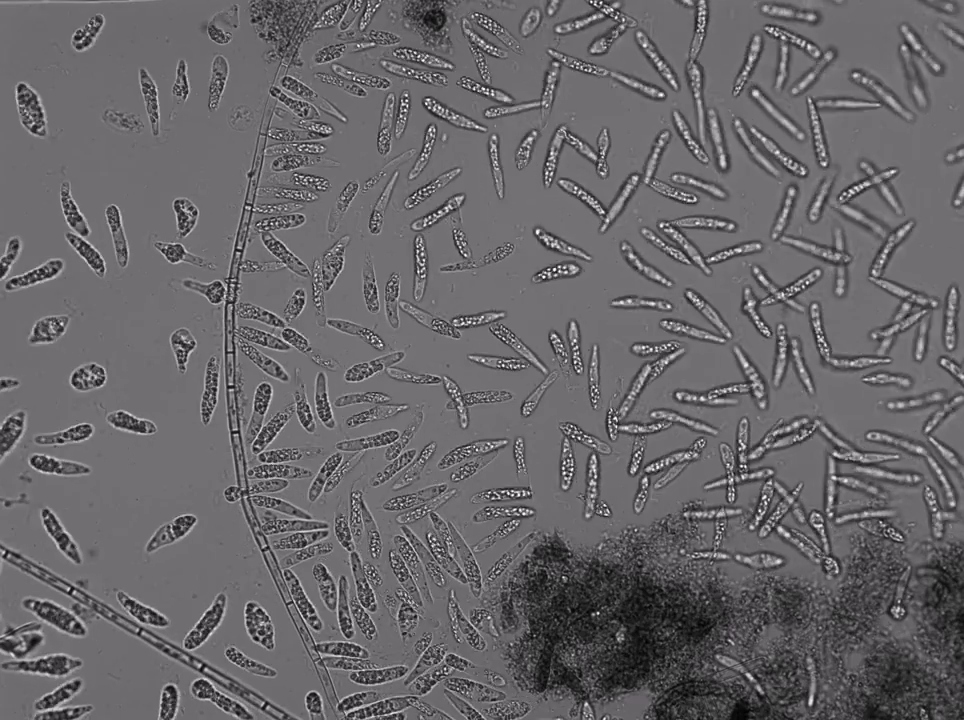
#> input picture pond-water/frames_0.png, 964 x 720 px
$ python r2pca_multi.py
#> lines starting #> are read from the running program, lines starting #| are printed output that depends on the picture; long printed decimals are rounded
import os
import time

import cv2
import numpy as np
import scipy.linalg as la


def load_data(addr, skip_frames=0, scale=1):
    # check number of frames
#> called with addr = './pond-water/', skip_frames = 10, scale = 10
    num_frames = len(os.listdir(addr))

    # check each frame size
    frame_shape = cv2.imread(addr + "frames_0.png", cv2.IMREAD_GRAYSCALE).shape
#> frame_shape = (720, 964)
    # take top right corner
    frame_shape = (frame_shape[0] // 2, frame_shape[1] // 2)
#> frame_shape = (360, 482)

    # create data matrix
    data = np.zeros(
        (
            (frame_shape[0] // scale) * (frame_shape[1] // scale),
            num_frames // (skip_frames + 1) + 1,
        )
    )
#> data = 1728 values from 0 to 0

    # load data
    for i in range(0, num_frames, skip_frames + 1):
        frame = cv2.imread(addr + "frames_{}.png".format(i), cv2.IMREAD_GRAYSCALE)
#> frame: shape (720, 964); min 0, max 255, mean 103.6
        # take top right corner
        frame = frame[: frame_shape[0], frame_shape[1] :]
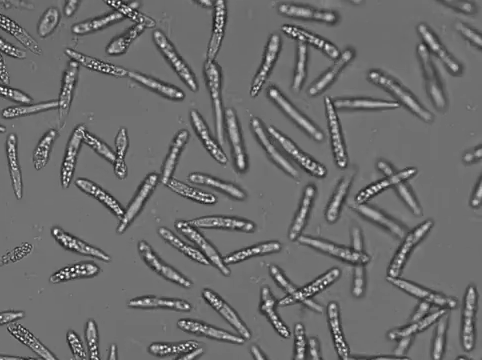
#> frame: shape (360, 482); min 19, max 255, mean 109.1
        # interpolate
        frame = cv2.resize(frame, (frame_shape[1] // scale, frame_shape[0] // scale))
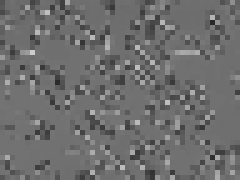
#> frame: shape (36, 48) (shown 5 times larger); min 40, max 203, mean 109.4
        data[:, i // (skip_frames + 1)] = frame.reshape(-1)

    # size of data in MB
    print(f"Data size: {data.nbytes / 1024 / 1024} MB")
#| Data size: 0.01318 MB
    return data, frame_shape

# [49 lines left out: functions compute_U, compute_theta, not called in this run]


if __name__ == "__main__":

    # load data
    addr = "./pond-water/"
    scale = 10
    skip_frames = 10
    data, frame_shape = load_data(addr, skip_frames=skip_frames, scale=scale)
#> data = 1728 values, max 203 at index 486, min 40 at index 234, mean 109.4; frame_shape = (360, 482)
    print(f"data shape: {data.shape}")
#| data shape: (1728, 1)
    print(f"rank of data: {np.linalg.matrix_rank(data)}")
#| rank of data: 1

    rank = 5
#> (the run stopped early here; a loop or call above may not have finished)

$ run again, with pond-water/frames_105.png copied over pond-water/frames_0.png
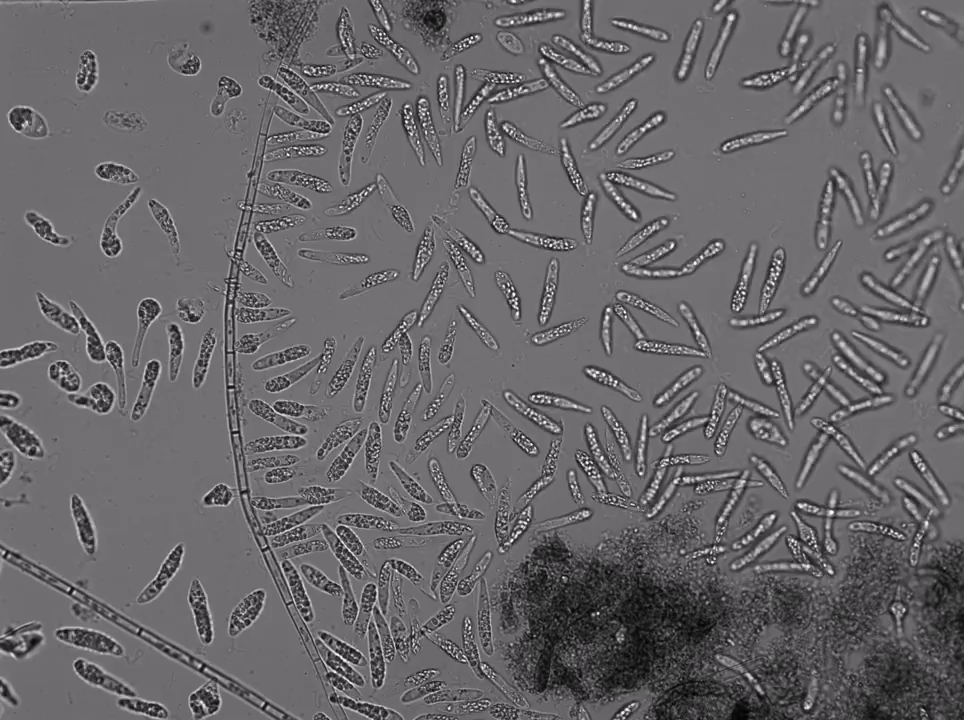
#> input picture pond-water/frames_105.png, 964 x 720 px
#> in load_data, `frame_shape = cv2.imread(addr + "frames_0.png", cv2.IMREAD_GRAYSCALE)...`: frame_shape = (720, 964)
#> in load_data, `frame_shape = (frame_shape[0] // 2, frame_shape[1] // 2)`: frame_shape = (360, 482)
#> in load_data, `frame = frame[: frame_shape[0], frame_shape[1] :]`:
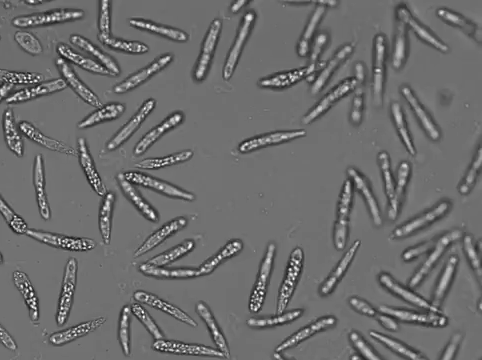
#> frame: shape (360, 482); min 14, max 255, mean 109.3
#> in load_data, `frame = cv2.resize(frame, (frame_shape[1] // scale, frame_shape[0] // ..`:
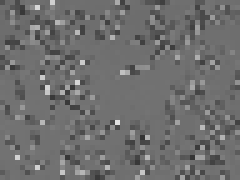
#> frame: shape (36, 48) (shown 5 times larger); min 52, max 225, mean 109.8
#| Data size: 0.01318 MB
#> `data, frame_shape = load_data(addr, skip_frames=skip_frames, scale=sca..`: data = 1728 values, max 225 at index 1175, min 52 at index 1324, mean 109.8; frame_shape = (360, 482)
#| data shape: (1728, 1)
#| rank of data: 1

$ run again, with pond-water/frames_106.png copied over pond-water/frames_0.png
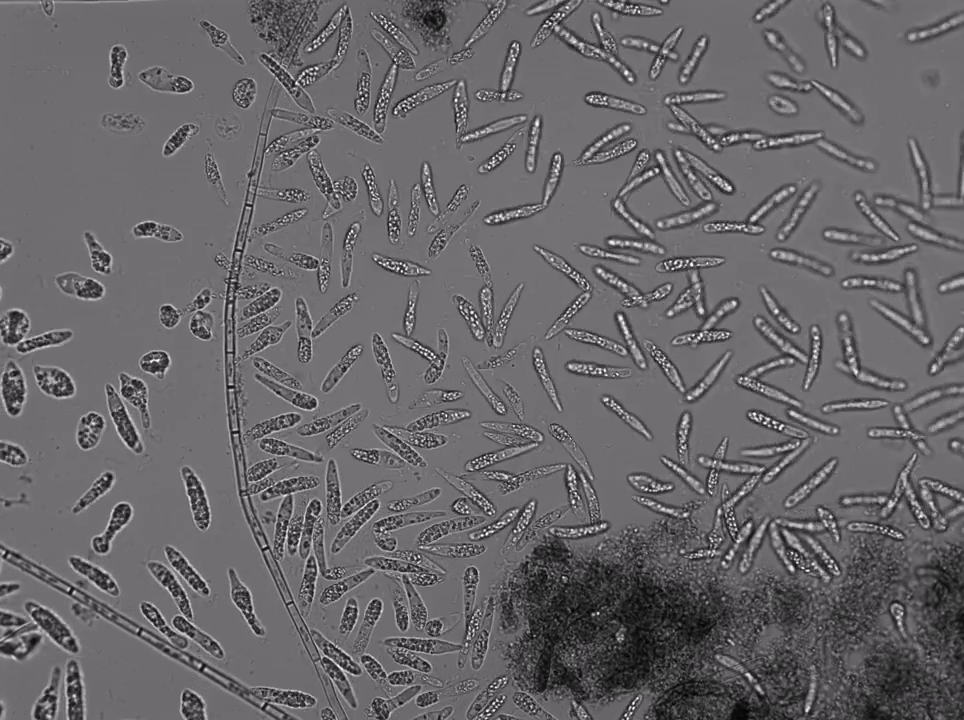
#> input picture pond-water/frames_106.png, 964 x 720 px
#> in load_data, `frame_shape = cv2.imread(addr + "frames_0.png", cv2.IMREAD_GRAYSCALE)...`: frame_shape = (720, 964)
#> in load_data, `frame_shape = (frame_shape[0] // 2, frame_shape[1] // 2)`: frame_shape = (360, 482)
#> in load_data, `frame = frame[: frame_shape[0], frame_shape[1] :]`:
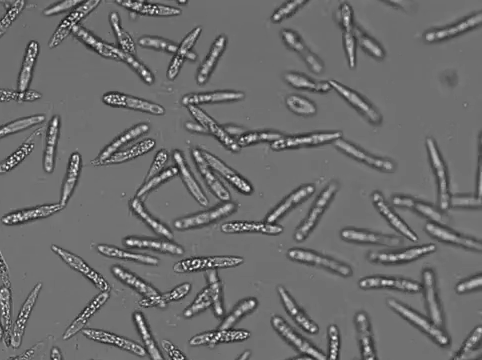
#> frame: shape (360, 482); min 15, max 255, mean 109.2
#> in load_data, `frame = cv2.resize(frame, (frame_shape[1] // scale, frame_shape[0] // ..`:
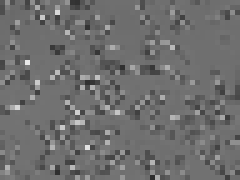
#> frame: shape (36, 48) (shown 5 times larger); min 46, max 233, mean 109.9
#| Data size: 0.01318 MB
#> `data, frame_shape = load_data(addr, skip_frames=skip_frames, scale=sca..`: data = 1728 values, max 233 at index 581, min 46 at index 1710, mean 109.9; frame_shape = (360, 482)
#| data shape: (1728, 1)
#| rank of data: 1

$ run again, with pond-water/frames_11.png copied over pond-water/frames_0.png
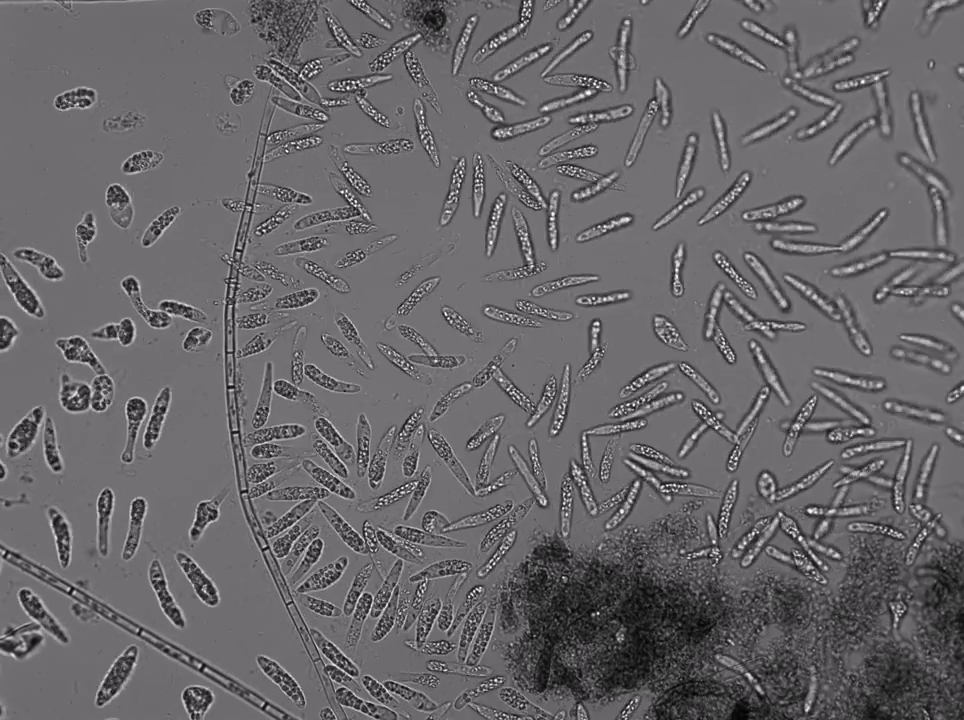
#> input picture pond-water/frames_11.png, 964 x 720 px
#> in load_data, `frame_shape = cv2.imread(addr + "frames_0.png", cv2.IMREAD_GRAYSCALE)...`: frame_shape = (720, 964)
#> in load_data, `frame_shape = (frame_shape[0] // 2, frame_shape[1] // 2)`: frame_shape = (360, 482)
#> in load_data, `frame = frame[: frame_shape[0], frame_shape[1] :]`:
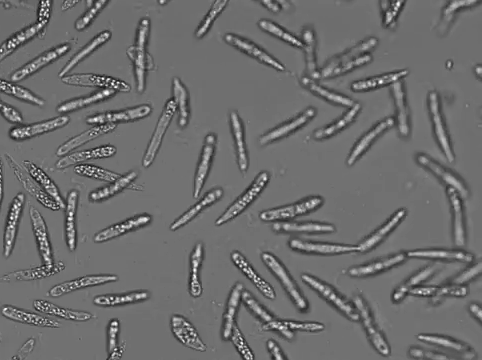
#> frame: shape (360, 482); min 21, max 255, mean 109.3
#> in load_data, `frame = cv2.resize(frame, (frame_shape[1] // scale, frame_shape[0] // ..`:
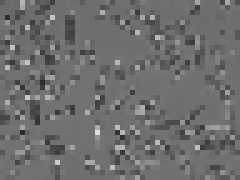
#> frame: shape (36, 48) (shown 5 times larger); min 44, max 222, mean 109.4
#| Data size: 0.01318 MB
#> `data, frame_shape = load_data(addr, skip_frames=skip_frames, scale=sca..`: data = 1728 values, max 222 at index 1267, min 44 at index 1252, mean 109.4; frame_shape = (360, 482)
#| data shape: (1728, 1)
#| rank of data: 1
